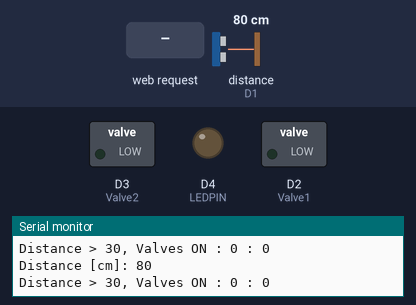
A sketch run on a simulated ESP8266 (NodeMCU). On the bench: switched loads named in the sketch (green lamp = pin HIGH), output pins drawn as LEDs (lit = HIGH), the last lines printed to the serial monitor. Wiring (inferred from the names in the program): ultrasonic range finder: trigger D0; echo D1. The test bench sets the inputs (shaded band); at power-on: distance to the obstacle (sensor on D1) 80 cm. The echo pulse lasts 58.3 µs per cm; WiFi joins after 1.5 s; servers stay silent unless stated; pins used as bus, display or sensor lines are not drawn.

Above: at 2.7 s.
2.8 s: distance to the obstacle (sensor on D1) set to 33 cm
4.3 s: distance to the obstacle (sensor on D1) set to 27 cm
At 4.9 s:
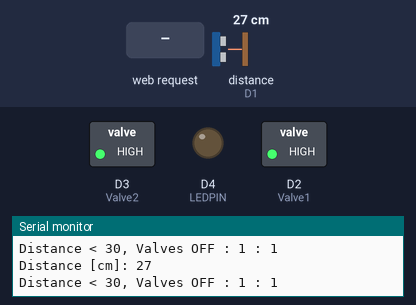
5.8 s: HTTP request GET /?LED=1 received
At 6.6 s:
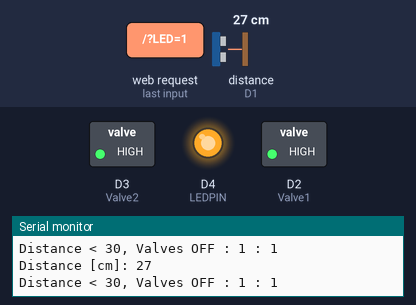
7.4 s: distance to the obstacle (sensor on D1) set to 36 cm
At 8.5 s:
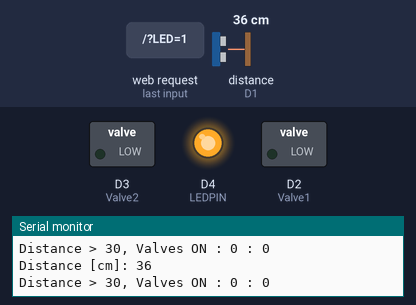
8.9 s: distance to the obstacle (sensor on D1) set to 2 cm
At 9.4 s:
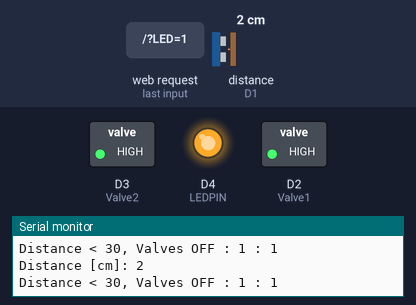
10.4 s: distance to the obstacle (sensor on D1) set to 35 cm
At 11.6 s:
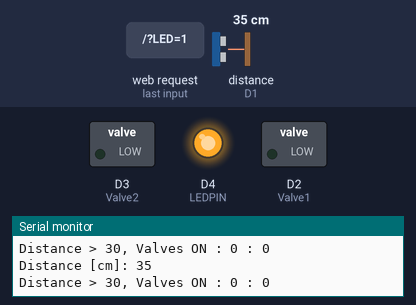
Timing chart, 0 to 12.9 s (numbered marks = the images above; inputs shaded):
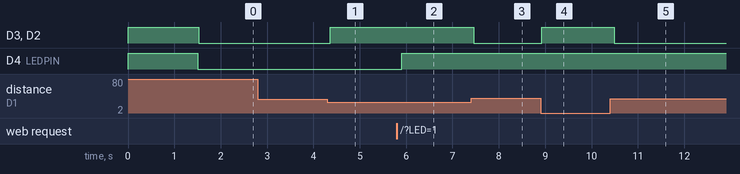

The sketch:

NodeMcu_WebServ_height.ino
```cpp
#include <ESP8266WiFi.h>
#include <WiFiClient.h>
#include <ESP8266WebServer.h>
//#include <DHT.h>
//#include <Adafruit_BMP085.h>

#define LED_BUILTIN D4
#define D0 16
#define D1 5 // I2C Bus SCL (clock)
#define D2 4 // I2C Bus SDA (data)
#define D3 0
#define D4 2 // Same as "LED_BUILTIN", but inverted logic
#define D5 14 // SPI Bus SCK (clock)
#define D6 12 // SPI Bus MISO
#define D7 13 // SPI Bus MOSI
#define D8 15 // SPI Bus SS (CS)
#define D9 3 // RX0 (Serial console)
#define D10 1 // TX0 (Serial console)

#define ssid      "ssid"       // WiFi SSID
#define password  "pass"  // WiFi password
//#define DHTTYPE   DHT22       // DHT type (DHT11, DHT22)
//#define DHTPIN    D4          // Broche du DHT / DHT Pin
#define LEDPIN    LED_BUILTIN          // Led
float   t = 0 ;
float   h = 0 ;
float   p = 0;
int  Distance;  // Odległość w centymetrach
String  stateLed = "OFF";
//sonar
int Trig = D0;   // Numer pinu wyzwolenia
int Echo = D1;   // Numer pinu odpowiedzi
int Valve1 = D2;  // electro valve 1
int Valve2 = D3;  // electro valve 2
int Valve1State = 0, Valve2State = 0;

// Création des objets / create Objects
//DHT dht(DHTPIN, DHTTYPE);
//Adafruit_BMP085 bmp;
ESP8266WebServer server ( 80 );

String getPage()
{
  String page = "<html lang=en-EN><head><meta http-equiv='refresh' content='10'/>";
  page += "<title>ESP8266 Demo - www.projetsdiy.fr</title>";
  page += "<style> body { background-color: #fffff; font-family: Arial, Helvetica, Sans-Serif; Color: #000088; }</style>";
  page += "</head><body><h1>ESP8266 Demo</h1>";
//  page += "<h3>DHT22</h3>";
//  page += "<ul><li>Temperature : ";
//  page += t;
//  page += "°C</li>";
//  page += "<li>Humidite : ";
//  page += h;
//  page += "%</li></ul><h3>BMP180</h3>";
//  page += "<ul><li>Pression atmospherique : ";
//  page += p;
//  page += " mbar</li></ul>";
  page += "<h3>Sonar</h3>";
  page += "<ul><li>Distance : ";
  page += Distance;
  page += " cm</li></ul>";
  page += "<ul><li>Valve 1 : ";
  if(!Valve1State) page += " ON"; // 0 means ON
  else page += " OFF";  // 1 means OFF
  //page += Valve1State;
  page += "</li></ul>";
  page += "<ul><li>Valve 2 : ";
  if(!Valve2State) page += " ON";  // 0 means ON
  else page += " OFF";  // 1 means OFF
  //page += Valve2State;
  page += "</li></ul>";
  page += "<h3>GPIO</h3>";
  page += "<form action='/' method='POST'>";
  page += "<ul><li>D3 (state: ";
  page += stateLed;
  page += ")";
  page += "<INPUT type='radio' name='LED' value='1'>ON";
  page += "<INPUT type='radio' name='LED' value='0'>OFF</li></ul>";
  page += "<INPUT type='submit' value='Update State'>";
  page += "<br><br><p><a hrf='https://diyprojects.io'>diyprojects.io</p>";
  page += "</body></html>";
  return page;
}
void handleRoot(){
  if ( server.hasArg("LED") )
  {
    handleSubmit();
  }
  else
  {
//    Distance = MeasureDistanceAvg();
    server.send ( 200, "text/html", getPage() );
  }
}

void handleSubmit() {
  // Actualise le GPIO / Update GPIO
  String LEDValue;
  LEDValue = server.arg("LED");
  Serial.print("Set GPIO: "); Serial.println(LEDValue);
  if ( LEDValue == "1" ) {
    digitalWrite(LEDPIN, 1);
    stateLed = "On";
    server.send ( 200, "text/html", getPage() );
  } else if ( LEDValue == "0" ) {
    digitalWrite(LEDPIN, 0);
    stateLed = "Off";
    server.send ( 200, "text/html", getPage() );
  } else {
    Serial.println("Err Led Value");
  }
}

//-------------------------------------------
// takes few measurements, returns average
int MeasureDistanceAvg()
{
  int DistanceAvg = 0;
  int samples = 5;

  for(int i=0; i<samples; i++)
  {
     DistanceAvg = DistanceAvg + MeasureDistance();
  }
  DistanceAvg = DistanceAvg/ samples;
  Serial.print(F("Distance [cm]: ")); Serial.println(DistanceAvg);
  return DistanceAvg;
}
//-------------------------------------------
// Measure single distance in [cm]
int MeasureDistance()
{
  int dist; //odleglosc w cm
  long EchoTime;  // Czas trwania sygnału ECHO
 // Ustawiamy TRIG w stan niski na 2us
  digitalWrite(Trig, LOW);
  delayMicroseconds(2);

  // Ustawiamy TRIG w stan wysoki na 10us
  digitalWrite(Trig, HIGH);
  delayMicroseconds(10);

  // Ustawiamy TRIG w stan niski - rozpoczynamy pomiar
  digitalWrite(Trig, LOW);

  // Odczytujamy czas trwania stanu wysokiego na pinie ECHO
  EchoTime = pulseIn(Echo, HIGH);

  // Obliczamy odległość
  dist = EchoTime / 58;
  return dist;
}

void setup() {
  Serial.begin ( 115200 );

  pinMode(Trig, OUTPUT);
  pinMode(Echo, INPUT);
  pinMode(Valve1, OUTPUT);
  pinMode(Valve2, OUTPUT);

  digitalWrite(Valve1, HIGH);
  Valve1State = 1;
  digitalWrite(Valve2, HIGH);
  Valve2State = 1;
  // Initialisation du BMP180 / Init BMP180
//  if ( !bmp.begin() ) {
//    Serial.println("BMP180 KO!");
//    while(1);
//  } else {
//    Serial.println("BMP180 OK");
//  }

  pinMode(LEDPIN, OUTPUT);

  /* Explicitly set the ESP8266 to be a WiFi-client, otherwise, it by default,
     would try to act as both a client and an access-point and could cause
     network-issues with your other WiFi-devices on your WiFi-network. */
  WiFi.mode(WIFI_STA);
  WiFi.begin ( ssid, password );
  // Attente de la connexion au réseau WiFi / Wait for connection
  while ( WiFi.status() != WL_CONNECTED )
  {
    digitalWrite(LEDPIN, HIGH);
    delay ( 500 );
    digitalWrite(LEDPIN, LOW);
    Serial.print ( "." );
  }
  // Connexion WiFi établie / WiFi connexion is OK
  Serial.println ( F("") );
  Serial.print ( F("Connected to ") ); Serial.println ( ssid );
  Serial.print ( F("IP address: ") ); Serial.println ( WiFi.localIP() );

  // On branche la fonction qui gère la premiere page / link to the function that manage launch page
  server.on ( "/", handleRoot );

  server.begin();
  Serial.println ( F("HTTP server started") );

}

void loop() {
  server.handleClient();

  Distance = MeasureDistanceAvg();
  if(Distance > 32)  //turn valve ON
  {
    digitalWrite(Valve1, LOW);
    digitalWrite(Valve2, LOW);
    Valve1State = 0;
    Valve2State = 0;
    Serial.print ( F("Distance > 30, Valves ON : ") ); Serial.print(Valve1State); Serial.print ( F(" : ") ); Serial.println(Valve2State);
  }
  else if(Distance < 30)  //turn valve OFF
  {
    digitalWrite(Valve1, HIGH);
    digitalWrite(Valve2, HIGH);
    Valve1State = 1;
    Valve2State = 1;
    Serial.print ( F("Distance < 30, Valves OFF : ") ); Serial.print(Valve1State); Serial.print ( F(" : ") ); Serial.println(Valve2State);
  }

//  t = dht.readTemperature();
//  h = dht.readHumidity();
//  p = bmp.readPressure() / 100.0F;
  delay(100);
}
```

Measured:
- the behaviour switches between 30 and 29 cm on distance to the obstacle (sensor on D1) (found by bisection; images 0 and 1)
- the behaviour switches between 32 and 33 cm on distance to the obstacle (sensor on D1) (found by bisection; images 2 and 3)
- after the input at 4.3 s, D3 (Valve2), D2 (Valve1): LOW → HIGH after 0.06 s
- after the input at 5.8 s, D4 (LEDPIN): LOW → HIGH after 0.10 s
- after the input at 7.4 s, D3 (Valve2), D2 (Valve1): HIGH → LOW after 0.06 s
- after the input at 8.9 s, D3 (Valve2), D2 (Valve1): LOW → HIGH at once
- after the input at 10.4 s, D3 (Valve2), D2 (Valve1): HIGH → LOW after 0.09 s
